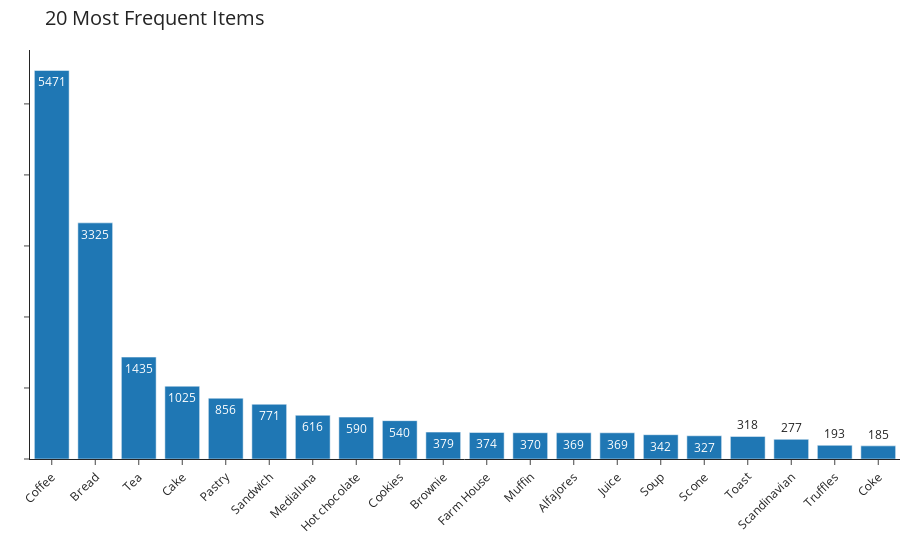

Here is the notebook cell this chart was saved with:
### Code cell
fig = px.bar(itemFrequency.head(20), x='item', y='frequency', title='20 Most Frequent Items',
             color_discrete_sequence=['#1f77b4']*20, # set color to blue
             text='frequency', hover_name='item', template='simple_white')

# Update the plot layout and appearance
fig.update_layout(margin=dict(t=50, b=0, l=0, r=0), title_font_size=20,
                  xaxis_tickangle=-45, plot_bgcolor='white', coloraxis_showscale=False)
fig.update_xaxes(title='')
fig.update_yaxes(showticklabels=False, title='')

### Figure 1 — Plotly figure (JSON) as saved in the notebook; plotly's stock layout.template omitted (floating-point values rounded to 4 significant figures)
{"data": [{"alignmentgroup": "True", "hovertemplate": "<b>%{hovertext}</b><br><br>item=%{x}<br>frequency=%{text}<extra></extra>", "hovertext": ["Coffee", "Bread", "Tea", "Cake", "Pastry", "Sandwich", "Medialuna", "Hot chocolate", "Cookies", "Brownie", "Farm House", "Muffin", "Alfajores", "Juice", "Soup", "Scone", "Toast", "Scandinavian", "Truffles", "Coke"], "legendgroup": "", "marker": {"color": "#1f77b4", "pattern": {"shape": ""}}, "name": "", "offsetgroup": "", "orientation": "v", "showlegend": false, "text": [5471, 3325, 1435, 1025, 856, 771, 616, 590, 540, 379, 374, 370, 369, 369, 342, 327, 318, 277, 193, 185], "textposition": "auto", "type": "bar", "x": ["Coffee", "Bread", "Tea", "Cake", "Pastry", "Sandwich", "Medialuna", "Hot chocolate", "Cookies", "Brownie", "Farm House", "Muffin", "Alfajores", "Juice", "Soup", "Scone", "Toast", "Scandinavian", "Truffles", "Coke"], "xaxis": "x", "y": [5471, 3325, 1435, 1025, 856, 771, 616, 590, 540, 379, 374, 370, 369, 369, 342, 327, 318, 277, 193, 185], "yaxis": "y"}], "layout": {"barmode": "relative", "coloraxis": {"showscale": false}, "legend": {"tracegroupgap": 0}, "margin": {"b": 0, "l": 0, "r": 0, "t": 50}, "plot_bgcolor": "white", "title": {"font": {"size": 20}, "text": "20 Most Frequent Items"}, "xaxis": {"anchor": "y", "domain": [0, 1], "tickangle": -45, "title": {"text": ""}}, "yaxis": {"anchor": "x", "domain": [0, 1], "showticklabels": false, "title": {"text": ""}}}}
